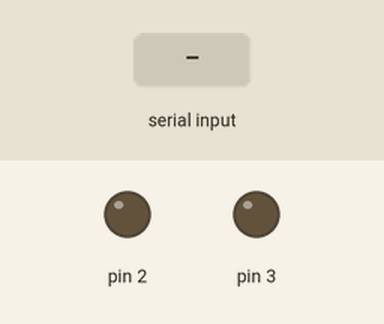
A sketch run on a simulated Arduino Uno, built with avr-gcc and run on an emulated ATmega328P. Parts: output pins drawn as LEDs (lit = HIGH). Inputs (shaded band) come from the test bench.

Above: at 1.2 s.
1.3 s: "1" received over Serial
At 2.1 s:
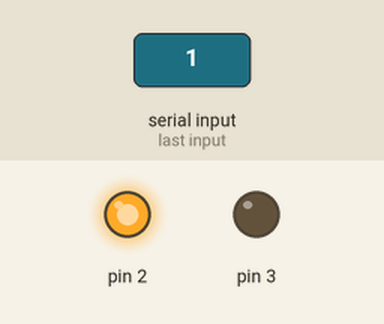
2.8 s: "0" received over Serial
At 3.2 s:
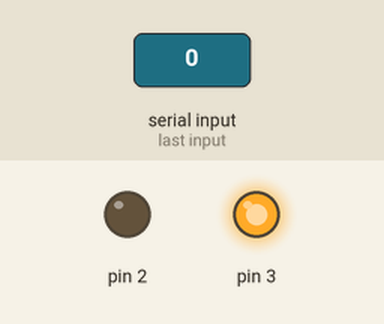
Timing chart, 0 to 5.8 s (numbered marks = the images above; inputs shaded):
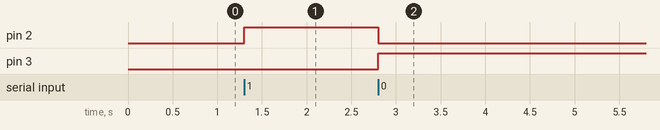

Measured:
- after the input at 1.3 s, pin 2: LOW → HIGH at once
- after the input at 2.8 s, pin 2: HIGH → LOW at once; pin 3: LOW → HIGH at once

The sketch:

GUIARDU.ino
```cpp
char mydata = 0;

void setup() {
  pinMode(2, OUTPUT);
  pinMode(3, OUTPUT);
 Serial.begin(9600);

}
void loop() {
  mydata = int(Serial.read());

  if(mydata == '1')
  {
  digitalWrite(2,HIGH);
  digitalWrite(3,LOW);
  }

  if(mydata == '0') {
  digitalWrite(3,HIGH);
  digitalWrite(2,LOW);
  }

}
```
